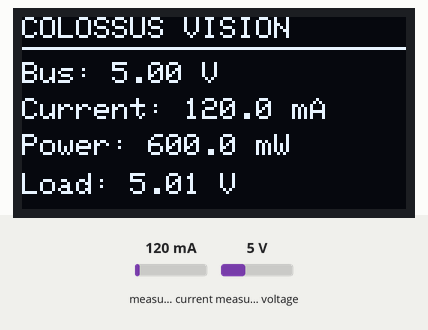
This sketch was run on a simulated ESP32. On the bench: 128×64 one-colour display. Inputs (shaded band) come from the test bench; at power-on: measured current 120 mA, measured voltage 5 V. What the sketch prints to the serial monitor is not drawn.

Above: at 1.7 s.
1.8 s: measured current set to 40 mA
At 2.9 s:
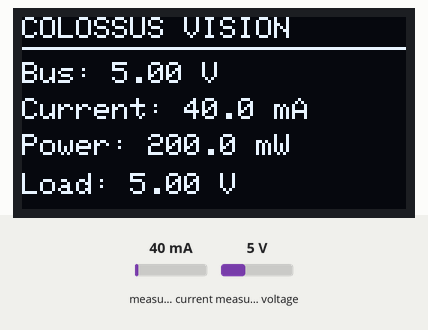
3.5 s: measured voltage set to 0.3 V
At 4.4 s:
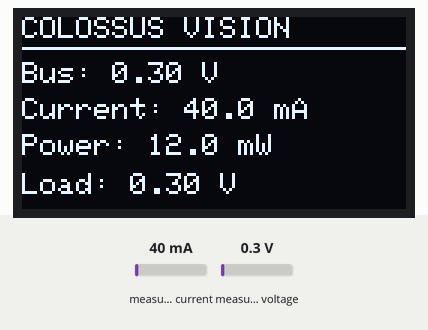
5.5 s: measured current set to 500 mA
At 7.1 s:
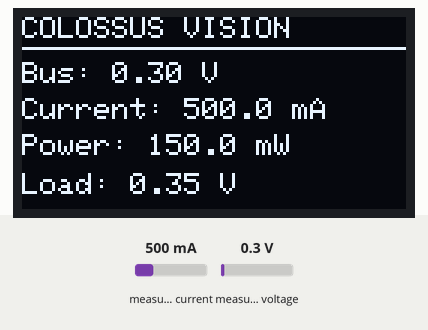
7.5 s: measured voltage set to 3.8 V
At 8.6 s:
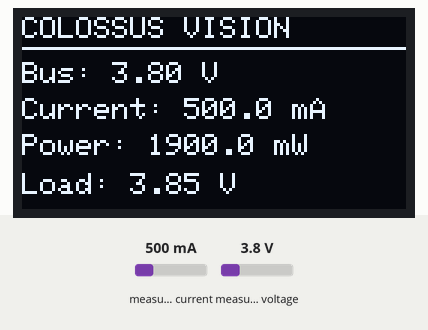
Timing chart, 0 to 10.5 s (numbered marks = the images above; inputs shaded):
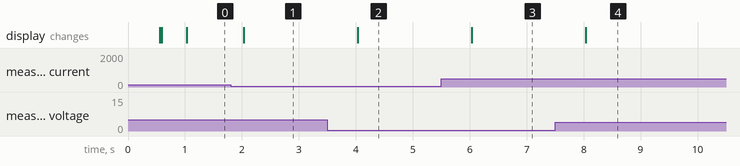

Measured:
- after the input at 1.8 s, the display: changes after 0.23 s (image 1)
- after the input at 3.5 s, the display: changes after 0.53 s (image 2)
- after the input at 5.5 s, the display: changes after 0.53 s (image 3)
- after the input at 7.5 s, the display: changes after 0.53 s (image 4)

The sketch:

colossus_esp32.ino
```cpp
/*
 * COLOSSUS VISION — ESP32 Solar Monitor Firmware
 * Prototype release candidate v1.0.0
 *
 * Hardware baseline:
 *   - ESP32 DevKit (classic ESP32)
 *   - INA219 current/voltage sensor (I2C address normally 0x40)
 *   - SSD1306 128x64 I2C OLED (address normally 0x3C or 0x3D)
 *
 * I2C wiring (shared bus):
 *   ESP32 GPIO 21 (SDA) -> INA219 SDA and OLED SDA
 *   ESP32 GPIO 22 (SCL) -> INA219 SCL and OLED SCL
 *   ESP32 3V3             -> both module VCC pins (only if modules support 3.3V)
 *   ESP32 GND             -> both module GND pins
 *
 * IMPORTANT POWER PATH:
 *   Source positive -> INA219 VIN+
 *   INA219 VIN-      -> load positive
 *   Source negative and load negative -> common GND
 *   Do NOT connect VIN+/VIN- to ESP32 GPIO pins. Check source/load voltage
 *   and INA219 board limits before connecting. This sketch does not manage
 *   battery charging or power-path protection.
 *
 * Arduino IDE libraries (Library Manager):
 *   - Adafruit INA219
 *   - Adafruit SSD1306
 *   - Adafruit GFX Library (dependency)
 *
 * Serial output: 115200 baud, CSV-like telemetry once per second.
 */

#include <Wire.h>
#include <Adafruit_INA219.h>
#include <Adafruit_GFX.h>
#include <Adafruit_SSD1306.h>

// ---------------------------- Configuration -----------------------------
constexpr uint8_t I2C_SDA_PIN = 21;
constexpr uint8_t I2C_SCL_PIN = 22;
constexpr uint8_t OLED_ADDRESS = 0x3C;  // Change to 0x3D if your scanner reports 0x3D.
constexpr int OLED_WIDTH = 128;
constexpr int OLED_HEIGHT = 64;
constexpr int OLED_RESET = -1;
constexpr uint32_t SAMPLE_INTERVAL_MS = 1000;

// INA219 calibration: Adafruit default calibration is suitable for many
// low-current demonstrations. Select a different calibration only after
// confirming your module's shunt resistor and expected current range.

Adafruit_INA219 ina219;
Adafruit_SSD1306 display(OLED_WIDTH, OLED_HEIGHT, &Wire, OLED_RESET);

bool ina219Ready = false;
bool oledReady = false;
uint32_t lastSampleMs = 0;

struct Measurements {
  float busVoltageV = NAN;
  float shuntVoltageMv = NAN;
  float currentMa = NAN;
  float loadVoltageV = NAN;
  float powerMw = NAN;
};

// ------------------------------- Helpers --------------------------------
void printHeader() {
  Serial.println(F("timestamp_ms,bus_voltage_V,shunt_voltage_mV,current_mA,load_voltage_V,power_mW,status"));
}

Measurements readMeasurements() {
  Measurements m;
  if (!ina219Ready) return m;

  m.busVoltageV = ina219.getBusVoltage_V();
  m.shuntVoltageMv = ina219.getShuntVoltage_mV();
  m.currentMa = ina219.getCurrent_mA();
  m.powerMw = ina219.getPower_mW();
  m.loadVoltageV = m.busVoltageV + (m.shuntVoltageMv / 1000.0f);
  return m;
}

void updateDisplay(const Measurements &m) {
  if (!oledReady) return;

  display.clearDisplay();
  display.setTextColor(SSD1306_WHITE);
  display.setTextSize(1);
  display.setCursor(0, 0);
  display.println(F("COLOSSUS VISION"));
  display.drawLine(0, 10, OLED_WIDTH - 1, 10, SSD1306_WHITE);

  if (!ina219Ready) {
    display.setCursor(0, 22);
    display.println(F("INA219 NOT FOUND"));
    display.println(F("Check I2C wiring"));
  } else {
    display.setCursor(0, 15);
    display.print(F("Bus: "));
    display.print(m.busVoltageV, 2);
    display.println(F(" V"));

    display.setCursor(0, 27);
    display.print(F("Current: "));
    display.print(m.currentMa, 1);
    display.println(F(" mA"));

    display.setCursor(0, 39);
    display.print(F("Power: "));
    display.print(m.powerMw, 1);
    display.println(F(" mW"));

    display.setCursor(0, 52);
    display.print(F("Load: "));
    display.print(m.loadVoltageV, 2);
    display.print(F(" V"));
  }

  display.display();
}

void logMeasurements(const Measurements &m) {
  Serial.print(millis());
  Serial.print(',');

  if (!ina219Ready) {
    Serial.println(F(",,,,,INA219_MISSING"));
    return;
  }

  Serial.print(m.busVoltageV, 3); Serial.print(',');
  Serial.print(m.shuntVoltageMv, 3); Serial.print(',');
  Serial.print(m.currentMa, 3); Serial.print(',');
  Serial.print(m.loadVoltageV, 3); Serial.print(',');
  Serial.print(m.powerMw, 3); Serial.println(F(",OK"));
}

// ------------------------------- Setup -----------------------------------
void setup() {
  Serial.begin(115200);
  delay(500);
  Serial.println();
  Serial.println(F("COLOSSUS VISION ESP32 Solar Monitor v1.0.0"));
  Serial.println(F("Starting I2C bus..."));

  Wire.begin(I2C_SDA_PIN, I2C_SCL_PIN);
  Wire.setClock(100000);  // Conservative standard-mode I2C clock.

  oledReady = display.begin(SSD1306_SWITCHCAPVCC, OLED_ADDRESS);
  if (oledReady) {
    display.clearDisplay();
    display.setTextColor(SSD1306_WHITE);
    display.setTextSize(1);
    display.setCursor(0, 0);
    display.println(F("COLOSSUS VISION"));
    display.println(F("Initializing..."));
    display.display();
    Serial.println(F("OLED: detected"));
  } else {
    Serial.println(F("OLED: not detected; continuing on Serial"));
  }

  ina219Ready = ina219.begin();
  if (ina219Ready) {
    Serial.println(F("INA219: detected"));
  } else {
    Serial.println(F("INA219: not detected; check VCC/GND/SDA/SCL"));
  }

  Serial.print(F("I2C SDA: GPIO ")); Serial.println(I2C_SDA_PIN);
  Serial.print(F("I2C SCL: GPIO ")); Serial.println(I2C_SCL_PIN);
  printHeader();

  if (oledReady) {
    display.clearDisplay();
    display.setCursor(0, 0);
    display.println(F("COLOSSUS VISION"));
    display.println(ina219Ready ? F("Sensor connected") : F("Sensor missing"));
    display.println(F("Telemetry starting"));
    display.display();
  }
}

// -------------------------------- Loop -----------------------------------
void loop() {
  const uint32_t now = millis();
  if (now - lastSampleMs < SAMPLE_INTERVAL_MS) return;
  lastSampleMs = now;

  const Measurements m = readMeasurements();
  logMeasurements(m);
  updateDisplay(m);
}
```
